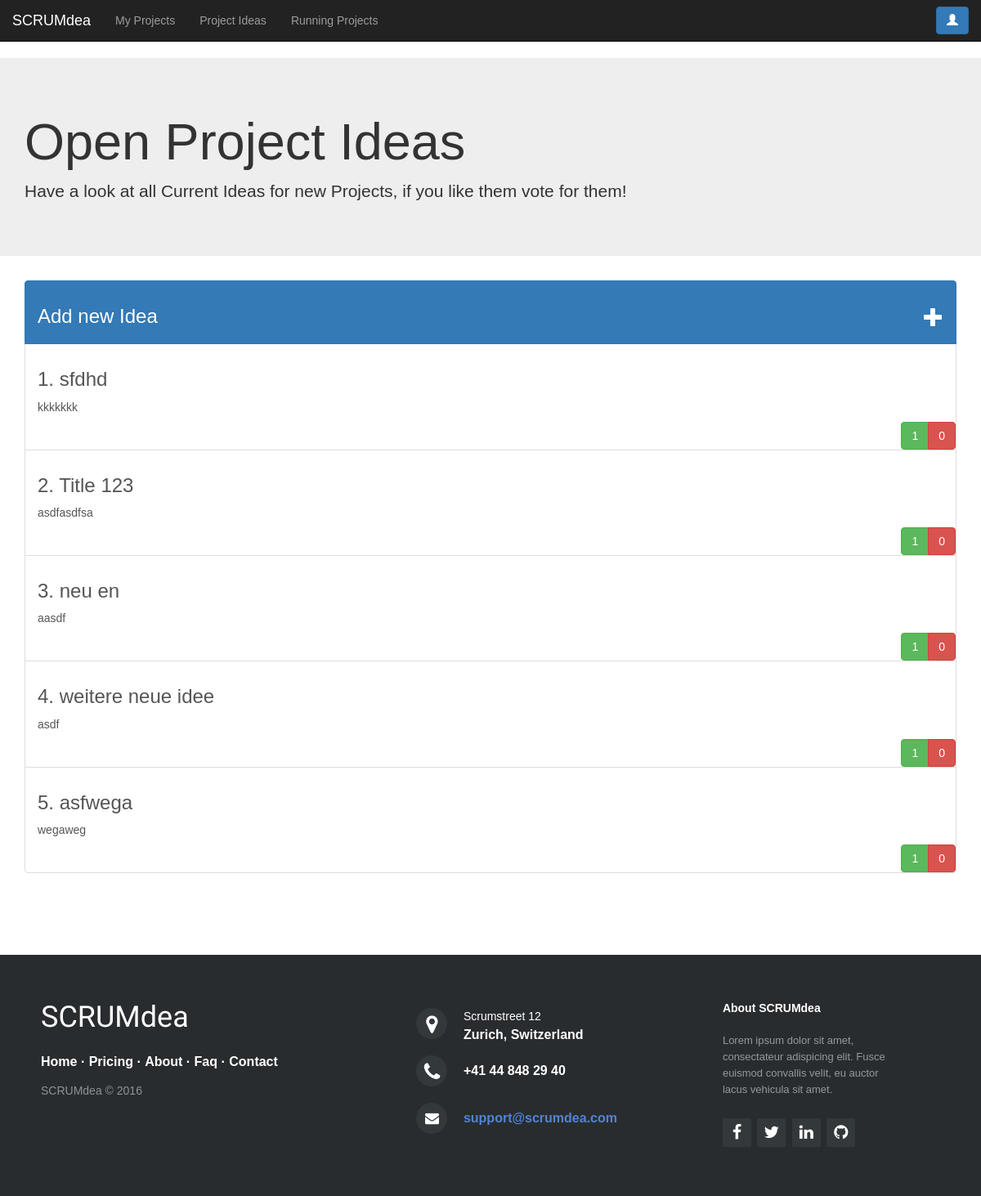
/ideas/ (signed in), run on an earlier commit of the app's database.
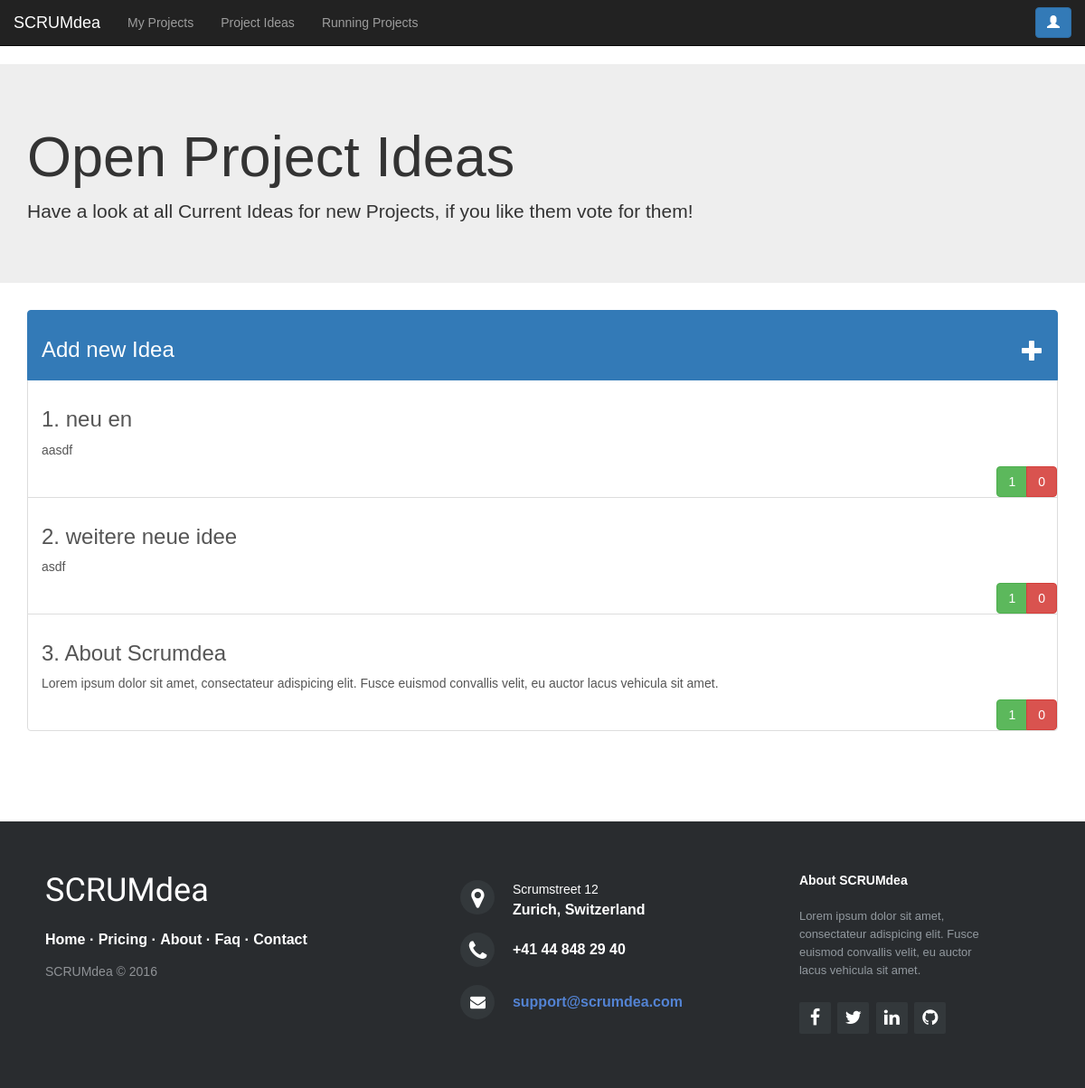
And on a later commit of the database.
### scrumdea/models.py (models this page shows)
class GeneralIdea(models.Model):
    title = models.CharField(max_length=200)
    description = models.TextField()
    creation_date = timezone.now()
    votes = models.IntegerField(default=0)
    transfered_to_project = models.BooleanField(default=False)
    class Meta:
        ordering = ['votes']

### scrumdea/views.py (the view)
# urls.py: url(r'^ideas/$', views.GeneralIdeaListListView.as_view(), name='general_idea_listlist_view'),
class GeneralIdeaListListView(LoginRequiredMixin, ListView):
    model = src_models.GeneralIdea
    template_name = "scrumdea/final/project_ideas.html"
    def get_context_data(self, **kwargs):
        context = super(GeneralIdeaListListView, self).get_context_data(**kwargs)
        context['projects'] = src_models.Project.objects.all()
        return context
    def dispatch(self, request, *args, **kwargs):
        update_vote_count_general_idea()
        return super(GeneralIdeaListListView, self).dispatch(request, *args, **kwargs)

### scrumdea/views.py (called while the page is built)
def update_vote_count_general_idea():
    all_ideas = src_models.GeneralIdea.objects.all()
    for idea in all_ideas:
        vote_count = (src_models.Vote.objects.filter(generalIdea=idea.id, inProjectIdea__isnull=True)).count();
        idea.votes = vote_count
        idea.save()

### scrumdea/templates/scrumdea/final/project_ideas.html (shortened to what this page needs)
{% load staticfiles %}
<!DOCTYPE html>
<html lang="en">
<head>
    <link href="{% static "css/bootstrap.min.css" %}" rel="stylesheet">
    <link rel="stylesheet" href="{% static "style.css" %}">
    <link rel="stylesheet" href="http://maxcdn.bootstrapcdn.com/font-awesome/4.2.0/css/font-awesome.min.css">
</head>
<body>
<nav class="navbar navbar-inverse navbar-static-top">
    <div class="container-fluid">
        <div class="navbar-header">
            <a class="navbar-brand" href="/">SCRUMdea</a>
            <div class="btn-toolbar">
            </div>
        </div>
        <div class="navbar-collapse collapse navbar-left" id="bs-example-navbar-collapse" aria-expanded="false"
             style="height: 1px;">
            <ul class="nav navbar-nav">
                <li><a href="{% url "project_list_view" %}">My Projects</a></li>
                <li><a href="{% url "general_idea_listlist_view" %}">Project Ideas</a></li>
                <li><a href="{% url "project_running_list_view" %}">Running Projects</a></li>
            </ul>
        </div>
        <button type="button" class="btn btn-primary navbar-right navbar-btn hidden-xs" aria-label="Right Align"
                data-toggle="modal" data-target="#user_modal" style="margin-right: 0px">
            <span class="glyphicon glyphicon-user" aria-hidden="true"></span>
        </button>
    </div>
</nav>
<div class="jumbotron">
    <div class="container">
        <h1>Open Project Ideas</h1>
        <p> Have a look at all Current Ideas for new Projects, if you like them vote for them! </p>
    </div>
</div>
<div class="container">
    <div class="list-group success">
        <a href="{% url "general_idea_create_view" %}" class="list-group-item active">
            <h3>Add new Idea <span class="glyphicon glyphicon-plus" style="float:right;" aria-hidden="true"></span>
            </h3>
        </a>
        {% for idea in object_list %}
            <a href="{% url "general_idea_detail_view" pk=idea.id %}" class="list-group-item">
                <h3>{{ forloop.counter }}. {{ idea.title }}</h3>
                <p>{{ idea.description }}</p>
                <br>
                <div class="container-fluid">
                    <div class="btn-group button-pos-right">
                        <button href="{% url "general_idea_vote_view" pk=idea.id %}" type="submit"
                                class="btn btn-success btn">{{ idea.votes }}</button>
                        <button type="button" class="btn btn-danger">0</button>
                    </div>
                </div>
            </a>
        {% endfor %}
    </div>
</div>
<footer class="footer-distributed">
    <div class="footer-left">
        <h3>SCRUMdea</h3>
        <p class="footer-links">
            <a href="#">Home</a>
            ·
            <a href="#">Pricing</a>
            ·
            <a href="#">About</a>
            ·
            <a href="#">Faq</a>
            ·
            <a href="#">Contact</a>
        </p>
        <p class="footer-company-name">SCRUMdea &copy; 2016</p>
    </div>
    <div class="footer-center">
        <div>
            <i class="fa fa-map-marker"></i>
            <p><span>Scrumstreet 12</span> Zurich, Switzerland</p>
        </div>
        <div>
            <i class="fa fa-phone"></i>
            <p>+41 44 848 29 40</p>
        </div>
        <div>
            <i class="fa fa-envelope"></i>
            <p><a href="mailto:support@company.com">support@scrumdea.com</a></p>
        </div>
    </div>
    <div class="footer-right">
        <p class="footer-company-about">
            <span>About SCRUMdea</span>
            Lorem ipsum dolor sit amet, consectateur adispicing elit. Fusce euismod convallis velit, eu auctor lacus
            vehicula sit amet.
        </p>
        <div class="footer-icons">
            <a href="#"><i class="fa fa-facebook"></i></a>
            <a href="#"><i class="fa fa-twitter"></i></a>
            <a href="#"><i class="fa fa-linkedin"></i></a>
            <a href="#"><i class="fa fa-github"></i></a>
        </div>
    </div>
</footer>
</body>
</html>

What changed in the data, as far as the page shows it:
removed GeneralIdea: title "sfdhd", description "kkkkkkk", votes "1"
removed GeneralIdea: title "Title 123", description "asdfasdfsa", votes "1"
removed GeneralIdea: title "asfwega", description "wegaweg", votes "1"
added GeneralIdea: title "About Scrumdea", description "Lorem ipsum dolor sit amet, consectateur adispicing elit. Fusce euismod convallis velit, eu auctor lacus vehicula sit amet.", votes "1"
